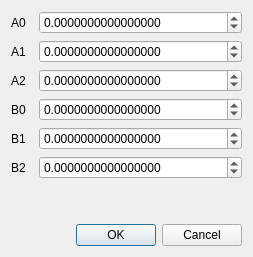
<?xml version="1.0" encoding="UTF-8"?>
<ui version="4.0">
 <class>customfilterdialog</class>
 <widget class="QDialog" name="customfilterdialog">
  <property name="geometry">
   <rect>
    <x>0</x>
    <y>0</y>
    <width>253</width>
    <height>257</height>
   </rect>
  </property>
  <property name="windowTitle">
   <string>Custom filter</string>
  </property>
  <layout class="QVBoxLayout" name="verticalLayout">
   <item>
    <layout class="QFormLayout" name="formLayout">
     <property name="horizontalSpacing">
      <number>13</number>
     </property>
     <property name="verticalSpacing">
      <number>6</number>
     </property>
     <property name="leftMargin">
      <number>0</number>
     </property>
     <property name="bottomMargin">
      <number>0</number>
     </property>
     <item row="0" column="0">
      <widget class="QLabel" name="label">
       <property name="text">
        <string>A0</string>
       </property>
      </widget>
     </item>
     <item row="1" column="0">
      <widget class="QLabel" name="label_2">
       <property name="text">
        <string>A1</string>
       </property>
      </widget>
     </item>
     <item row="2" column="0">
      <widget class="QLabel" name="label_3">
       <property name="text">
        <string>A2</string>
       </property>
      </widget>
     </item>
     <item row="3" column="0">
      <widget class="QLabel" name="label_4">
       <property name="text">
        <string>B0</string>
       </property>
      </widget>
     </item>
     <item row="4" column="0">
      <widget class="QLabel" name="label_5">
       <property name="text">
        <string>B1</string>
       </property>
      </widget>
     </item>
     <item row="5" column="0">
      <widget class="QLabel" name="label_6">
       <property name="text">
        <string>B2</string>
       </property>
      </widget>
     </item>
     <item row="0" column="1">
      <widget class="QDoubleSpinBox" name="a0">
       <property name="decimals">
        <number>16</number>
       </property>
       <property name="minimum">
        <double>-100.000000000000000</double>
       </property>
       <property name="maximum">
        <double>100.000000000000000</double>
       </property>
      </widget>
     </item>
     <item row="1" column="1">
      <widget class="QDoubleSpinBox" name="a1">
       <property name="decimals">
        <number>16</number>
       </property>
       <property name="minimum">
        <double>-100.000000000000000</double>
       </property>
       <property name="maximum">
        <double>100.000000000000000</double>
       </property>
      </widget>
     </item>
     <item row="2" column="1">
      <widget class="QDoubleSpinBox" name="a2">
       <property name="decimals">
        <number>16</number>
       </property>
       <property name="minimum">
        <double>-100.000000000000000</double>
       </property>
       <property name="maximum">
        <double>100.000000000000000</double>
       </property>
      </widget>
     </item>
     <item row="3" column="1">
      <widget class="QDoubleSpinBox" name="b0">
       <property name="decimals">
        <number>16</number>
       </property>
       <property name="minimum">
        <double>-100.000000000000000</double>
       </property>
       <property name="maximum">
        <double>100.000000000000000</double>
       </property>
      </widget>
     </item>
     <item row="4" column="1">
      <widget class="QDoubleSpinBox" name="b1">
       <property name="decimals">
        <number>16</number>
       </property>
       <property name="minimum">
        <double>-100.000000000000000</double>
       </property>
       <property name="maximum">
        <double>100.000000000000000</double>
       </property>
      </widget>
     </item>
     <item row="5" column="1">
      <widget class="QDoubleSpinBox" name="b2">
       <property name="decimals">
        <number>16</number>
       </property>
       <property name="minimum">
        <double>-100.000000000000000</double>
       </property>
       <property name="maximum">
        <double>100.000000000000000</double>
       </property>
      </widget>
     </item>
    </layout>
   </item>
   <item>
    <spacer name="verticalSpacer">
     <property name="orientation">
      <enum>Qt::Vertical</enum>
     </property>
     <property name="sizeHint" stdset="0">
      <size>
       <width>20</width>
       <height>40</height>
      </size>
     </property>
    </spacer>
   </item>
   <item>
    <widget class="QDialogButtonBox" name="buttonBox">
     <property name="orientation">
      <enum>Qt::Horizontal</enum>
     </property>
     <property name="standardButtons">
      <set>QDialogButtonBox::Cancel|QDialogButtonBox::Ok</set>
     </property>
    </widget>
   </item>
  </layout>
 </widget>
 <resources/>
 <connections>
  <connection>
   <sender>buttonBox</sender>
   <signal>accepted()</signal>
   <receiver>customfilterdialog</receiver>
   <slot>accept()</slot>
   <hints>
    <hint type="sourcelabel">
     <x>248</x>
     <y>254</y>
    </hint>
    <hint type="destinationlabel">
     <x>157</x>
     <y>274</y>
    </hint>
   </hints>
  </connection>
  <connection>
   <sender>buttonBox</sender>
   <signal>rejected()</signal>
   <receiver>customfilterdialog</receiver>
   <slot>reject()</slot>
   <hints>
    <hint type="sourcelabel">
     <x>316</x>
     <y>260</y>
    </hint>
    <hint type="destinationlabel">
     <x>286</x>
     <y>274</y>
    </hint>
   </hints>
  </connection>
 </connections>
</ui>
